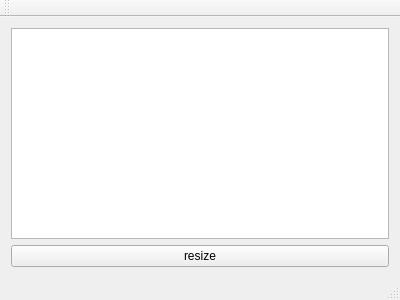
<?xml version="1.0" encoding="UTF-8"?>
<ui version="4.0">
 <class>MainWindow</class>
 <widget class="QMainWindow" name="MainWindow">
  <property name="geometry">
   <rect>
    <x>0</x>
    <y>0</y>
    <width>400</width>
    <height>300</height>
   </rect>
  </property>
  <property name="windowTitle">
   <string>MainWindow</string>
  </property>
  <widget class="QWidget" name="centralWidget">
   <layout class="QVBoxLayout" name="verticalLayout">
    <item>
     <widget class="QGraphicsView" name="graphicsView"/>
    </item>
    <item>
     <widget class="QPushButton" name="pushButtonResize">
      <property name="text">
       <string>resize</string>
      </property>
     </widget>
    </item>
   </layout>
  </widget>
  <widget class="QMenuBar" name="menuBar">
   <property name="geometry">
    <rect>
     <x>0</x>
     <y>0</y>
     <width>400</width>
     <height>22</height>
    </rect>
   </property>
  </widget>
  <widget class="QToolBar" name="mainToolBar">
   <attribute name="toolBarArea">
    <enum>TopToolBarArea</enum>
   </attribute>
   <attribute name="toolBarBreak">
    <bool>false</bool>
   </attribute>
  </widget>
  <widget class="QStatusBar" name="statusBar"/>
 </widget>
 <layoutdefault spacing="6" margin="11"/>
 <resources/>
 <connections/>
</ui>
